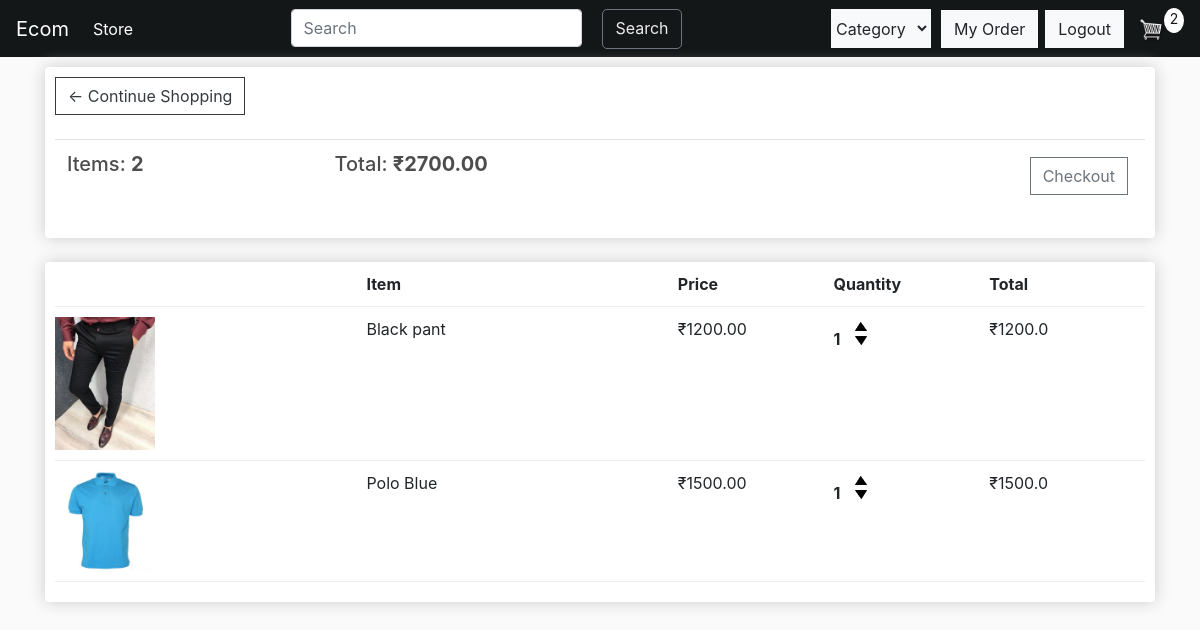
/cart (signed in), run on the app's committed database.
### store/models.py (models this page shows, shortened)
class Order(models.Model):
    customer = models.ForeignKey(Customer, on_delete=models.SET_NULL,blank=True,null=True)
    date_ordered = models.DateTimeField(auto_now_add=True)
    complete = models.BooleanField(default=False,null=True,blank=False)
    transaction_id = models.CharField(max_length=200, null=True)
    @property
    def get_cart_total(self):
        orderitem = self.orderitem_set.all()
        total =  sum([item.get_total for item in orderitem])
        return total
    @property
    def get_cart_items(self):
        orderitem = self.orderitem_set.all()
        total = sum([item.quantity for item in orderitem])
        return total

class OrderItem(models.Model):
    product = models.ForeignKey(Product, on_delete=models.SET_NULL, null =True)
    order = models.ForeignKey(Order, on_delete = models.SET_NULL, null = True)
    quantity = models.IntegerField(default = 0, null = True, blank = True)
    date_added = models.DateTimeField(auto_now_add = True)
    @property
    def get_total(self):
        total = self.product.price * self.quantity
        return total

class Product(models.Model):
    name = models.CharField(max_length=200,null=True)
    price = models.FloatField()
    description = models.CharField(max_length=500,blank=True,default="")
    CATEGORY = (('shirt','SHIRT'), ('t-shirt','T-SHIRT'),('trouser','TROUSER'))
    categories = models.CharField(max_length=7,choices=CATEGORY,default='shirt')
    image = models.ImageField(null=True,blank = True)
    stock = models.IntegerField(default = 0)
    amazon = models.CharField(max_length=500,blank=False,default="#")
    @property
    def imageURL(self):
        try:
            url = self.image.url
        except:
            url = ''
        return url
    class Meta:
        ordering = ['-stock']

### store/views.py (the view, shortened to what this page needs)
# urls.py: path('cart',views.cart,name='cart'),
def cart(request):
    if request.user.is_authenticated:
        customer = request.user.customer
        order, created = Order.objects.get_or_create(customer=customer, complete = False)
        items = order.orderitem_set.all()
        cartItems = order.get_cart_items
    context = {"items":items, "order":order, "cartItems": cartItems}
    return render(request,'store/cart.html',context)

### store/templates/store/cart.html
{% extends 'store/main.html'%}
{% load static%}
{%block content%}
<div class="row">
    <div class="col-lg-12">
        <div class="box-element">
          <a class="btn btn-outline-dark" href="{%url 'store'%}">&#8592; Continue Shopping</a>
          <br>
          <br>
          <table class="table">
              <th><h5>Items: <strong>{{order.get_cart_items}}</strong></h6></th>
              <th><h5>Total: <strong>₹{{order.get_cart_total|floatformat:2}}</strong></h6></th>
              <th>
                  {% if user.is_authenticated %}
                    {% if cartItems > 0 %}
                        <a class="btn btn-outline-secondary checkout" href="{%url 'checkout' %}">
                            Checkout
                        </a>
                    {%else%}
                    <h5 style="float:right;">
                        Your cart is empty
                    </h5>
                    {% endif %}
                  {% else %}
                    <a class="btn btn-outline-secondary checkout" href="{%url 'login'%}">
                        Login first
                    </a>
                  {% endif %}
              </th>
          </table>
        </div>
        <br>
        <div class="box-element">
            <div class="cart-row">
                <div style="flex:2"></div>
                <div style="flex:2"><strong>Item</strong></div>
                <div style="flex:1"><strong>Price</strong></div>
                <div style="flex:1"><strong>Quantity</strong></div>
                <div style="flex:1"><strong>Total</strong></div>
            </div>
            {% for item in items %}
            <div class="cart-row">
                <div style="flex:2"><a href="#"><img src="{{item.product.imageURL}}" class="row-image"></a></div>
                <div style="flex:2">{{item.product.name}}</div>
                <div style="flex:1">₹{{item.product.price|floatformat:2}}</div>
                <div style="flex:1">
                    <p class="quantity">{{item.quantity}}</p>
                    <div class="quantity">
                        {% if item.product.stock > 0 %}
                        <img  data-product={{item.product.id}} data-action="add" src="{%static 'image/arrow-up.png'%}" class="chg-quantity update-cart">
                        {% endif %}
                        <img data-product={{item.product.id}} data-action="remove"src="{%static 'image/arrow-down.png'%}" class="chg-quantity update-cart">
                    </div>
                </div>
                <div style="flex:1">₹{{item.get_total}}</div>
            </div>
            {% endfor %}
        </div>
    </div>
</div>
{%endblock%}

### static/css/core.css (style rules this page uses)
body { background-color: hsl(0, 0%, 98%); }
h1,h2,h3,h4,h5,h6 { color:hsl(0, 0%, 30%); }
.box-element { box-shadow:hsl(0, 0%, 80%) 0 0 16px; background-color: #fff; border-radius: 4px; padding: 10px; }
.col-lg-4, .col-lg-6, .col-lg-8, .col-lg-12 { margin-top: 10px; }
.btn { border-radius: 0; }
.row-image { width: 100px; }
.cart-row { display: flex; align-items: flex-stretch; padding-bottom: 10px; margin-bottom: 10px; border-bottom: 1px solid #ececec; }
.quantity { display: inline-block; font-weight: 700; padding-right:10px; }
.chg-quantity { width: 12px; cursor: pointer; display: block; margin-top: 5px; transition:.1s; }
.checkout { float:right; margin: 5px; }

### data on the page
Order: get_cart_items "2", get_cart_total "2700.00"
OrderItem: product.imageURL (picture), product.name "Black pant", product.price "1200.00", quantity "1", get_total "1200.0"
OrderItem: product.imageURL (picture), product.name "Polo Blue", product.price "1500.00", quantity "1", get_total "1500.0"

### other printed values
{{ cartItems }} "2"
